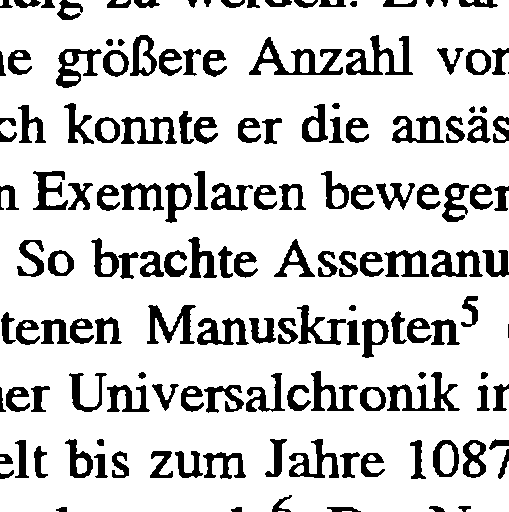
#> input picture native/jbig2-codec/tests/fixtures/scan-page-000-body-509.pbm, 509 x 512 px
$ python -i geometry.py   (imports and definitions only)
#> lines starting #> are read from the running program, lines starting #| are printed output that depends on the picture; after the words box and inside, x2 and y2 are one past the last pixel; in counts of white or black regions, pixels touching at a corner belong together
"""
Geometry utilities for stage processing.

Provides rotation, transformation, and coordinate helpers.
"""

import os
from typing import Optional, Tuple

import cv2
import numpy as np


# [9 lines left out: function deskew_interpolation_flag, not called in this run]


def rotate_90(image: np.ndarray, times: int = 1) -> np.ndarray:
    """
    Rotate image by 90 degree increments.

    Args:
        image: Input image
        times: Number of 90 degree rotations (1=90CW, 2=180, 3=270CW/-90)

    Returns:
        Rotated image
    """
    times = times % 4

    if times == 0:
        return image.copy()
    elif times == 1:
        return cv2.rotate(image, cv2.ROTATE_90_CLOCKWISE)
    elif times == 2:
        return cv2.rotate(image, cv2.ROTATE_180)
    elif times == 3:
        return cv2.rotate(image, cv2.ROTATE_90_COUNTERCLOCKWISE)

    return image


# [307 lines left out: functions rotate_angle, split_horizontal, split_vertical, crop_rect, normalize_coordinates, denormalize_coordinates and 3 more, not called in this run]

>>> import cv2
>>> picture = cv2.imread('../../../native/jbig2-codec/tests/fixtures/scan-page-000-body-509.pbm')
#> picture is the input picture: shape (512, 509, 3); 82% white; 149 black regions (2 under 20 px), largest, box (x1, y1, x2, y2) and area: (249, 37, 343, 75) 1188, (346, 35, 413, 75) 1078, (387, 372, 460, 411) 1035
>>> result = rotate_90(picture)
#> in rotate_90, `return cv2.rotate(image, cv2.ROTATE_90_CLOCKWISE)`:
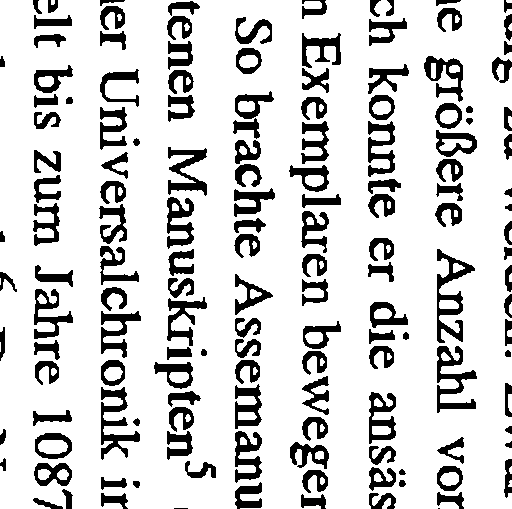
#> returned value: shape (509, 512, 3); 82% white; 149 black regions (2 under 20 px), largest, box (x1, y1, x2, y2) and area: (437, 249, 475, 343) 1188, (437, 346, 477, 413) 1078, (101, 387, 140, 460) 1035

$ run again, on native/jbig2-codec/tests/fixtures/scan-page-002-body.pbm
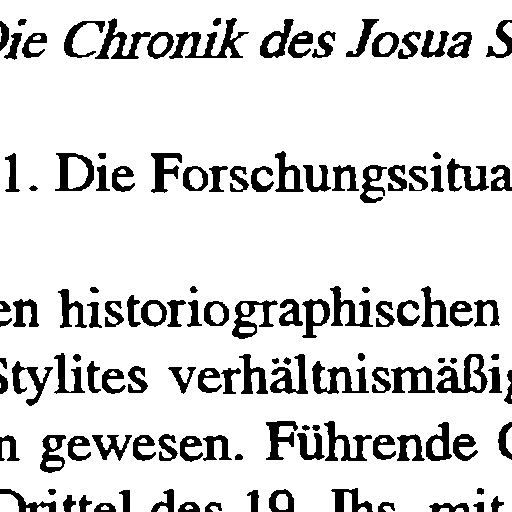
#> input picture native/jbig2-codec/tests/fixtures/scan-page-002-body.pbm, 512 x 512 px
#> picture is the input picture: shape (512, 512, 3); 85.7% white; 123 black regions, largest, box (x1, y1, x2, y2) and area: (169, 18, 249, 59) 1067, (436, 354, 488, 393) 890, (312, 361, 369, 394) 836
#> in rotate_90, `return cv2.rotate(image, cv2.ROTATE_90_CLOCKWISE)`:
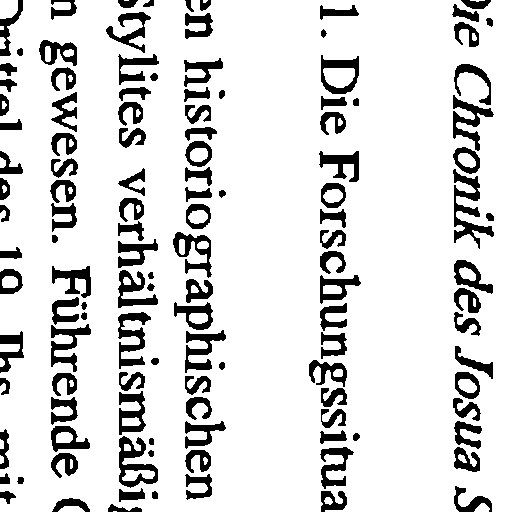
#> returned value: shape (512, 512, 3); 85.7% white; 123 black regions, largest, box (x1, y1, x2, y2) and area: (453, 169, 494, 249) 1067, (119, 436, 158, 488) 890, (118, 312, 151, 369) 836

$ run again, on native/jbig2-codec/tests/fixtures/scan-page-007-notes.pbm
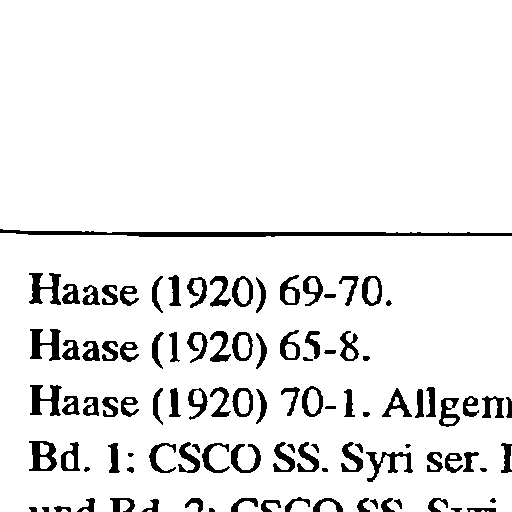
#> input picture native/jbig2-codec/tests/fixtures/scan-page-007-notes.pbm, 512 x 512 px
#> picture is the input picture: shape (512, 512, 3); 92.3% white; 103 black regions (2 under 20 px), largest, box (x1, y1, x2, y2) and area: (0, 229, 512, 237) 2001, (30, 329, 61, 361) 529, (30, 385, 62, 416) 517
#> in rotate_90, `return cv2.rotate(image, cv2.ROTATE_90_CLOCKWISE)`:
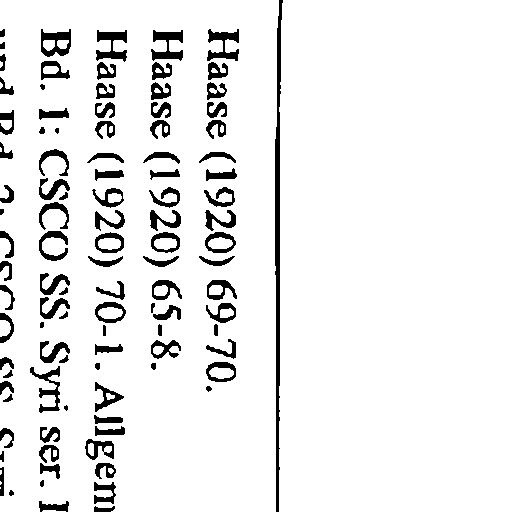
#> returned value: shape (512, 512, 3); 92.3% white; 103 black regions (2 under 20 px), largest, box (x1, y1, x2, y2) and area: (275, 0, 283, 512) 2001, (151, 30, 183, 61) 529, (96, 30, 127, 62) 517
